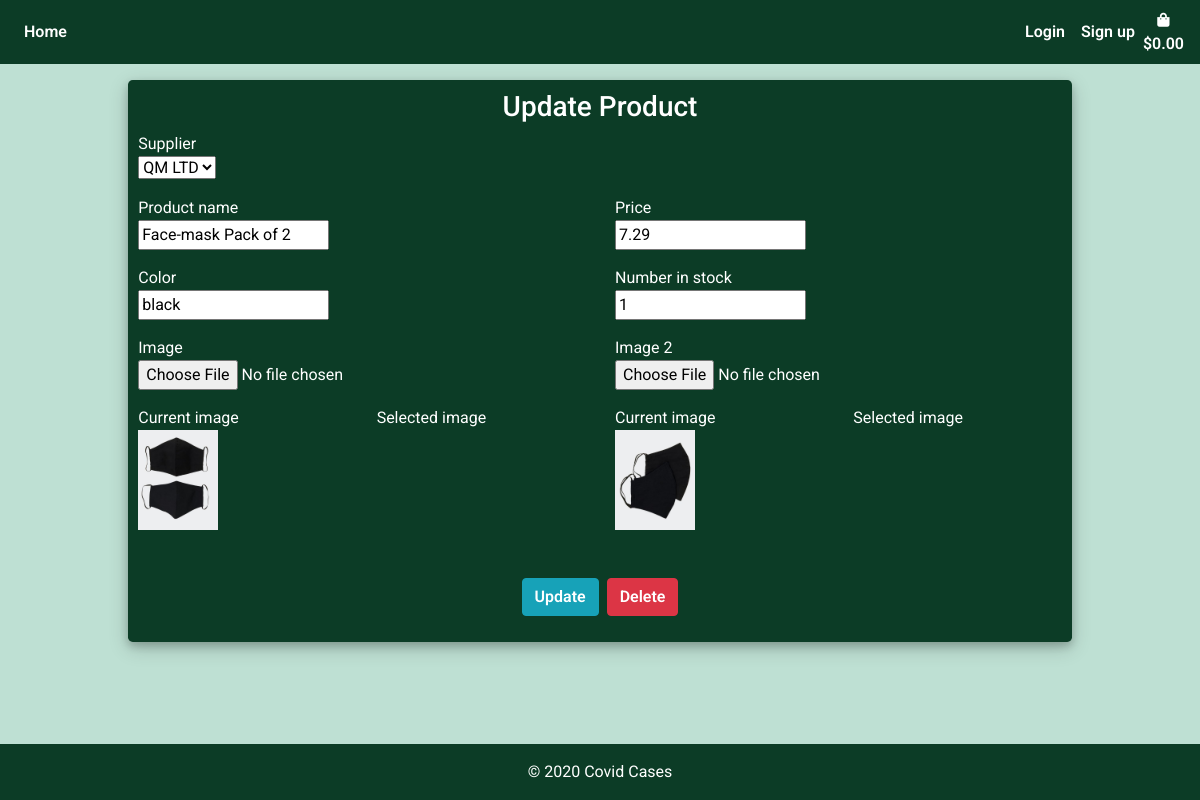
The app's page /update/2/ with its own data.
### products/models.py (models this page shows, shortened)
class Product(models.Model):
    product_name = models.CharField(max_length=settings.CONST_PROFILE_ATTR)
    color = models.CharField(max_length=settings.CONST_PROFILE_ATTR)
    price = models.DecimalField(max_digits=6, decimal_places=2)
    image = ResizedImageField(size=[400, 500], crop=['middle', 'center'],quality=100, upload_to='', default='noimage.jpeg')
    image_2 = ResizedImageField(size=[400, 500], crop=['middle', 'center'],quality=100, upload_to='', default='noimage.jpeg', null=True)
    number_in_stock = models.IntegerField(null=True , editable=True, default=0)
    is_active = models.BooleanField(default=True, null=True)
    created_by = models.CharField(max_length=settings.CONST_PROFILE_ATTR, null=True)
    created_date = models.TimeField(auto_now_add=True, null=True)
    supplier = models.ForeignKey(Supplier, on_delete=models.CASCADE, null=True)
    is_deleted = models.BooleanField(default=False, null=True)

### products/views.py (the view)
# urls.py: path('update/<int:id>/', views.update_product, name="update_product"),
def update_product(request, id):
    product = Product.objects.get(id=id)
    if request.method == "POST":
        form = ProductForm(request.POST, request.FILES, instance=product)
        if form.is_valid():
            form.save()
            return redirect(reverse("products"))
    else:
        form = ProductForm(request.POST or None, instance=product)
    context = {
        "form": form,
        "product": product,
    }
    return render(request, "products/products_form.html", context)

### products/forms.py
class ProductForm(forms.ModelForm):
    image = forms.ImageField(required=False, widget=forms.FileInput)
    image_2 = forms.ImageField(required=False, widget=forms.FileInput)
    supplier = forms.ModelChoiceField(queryset=Supplier.objects.all(), label='Supplier', widget=forms.Select)
    class Meta:
        model = Product
        fields = ["product_name", "color",
        "price","image", "image_2", "number_in_stock", "supplier"]
    def __init__(self, *args, **kwargs):
        super(ProductForm, self).__init__(*args, **kwargs)
        for fieldname in ["product_name", "color",
        "price","image", "image_2", "number_in_stock", "supplier"]:
            self.fields[fieldname].helper = FormHelper()

### products/models.py (called while the page is built)
    def __str__(self):
        return self.supplier_name

### products/templates/products/products_form.html (shortened to what this page needs)
{% extends 'base.html'%}
{% load static %}
{% load crispy_forms_tags %}
{% block content %}
    <div class="container h-100 mt-3">
		<div class="justify-content-center h-100">
			<div class="product_card">
				<div class="justify-content-center">
					{% if product %}
                        <h3 class="text-center">Update Product</h3>
                    {% else %}
                        <h3 class="text-center">Add Product</h3>
                    {% endif %}
				</div>
				<div class="justify-content-center form_container">
					<form class="form-group mx-auto" method="POST" enctype="multipart/form-data">
                            <div class="row">
                                <div class="col-md-6 mb-3">
                                    {{ form.supplier.label }}
                                    <br>
                                    {{ form.supplier }}
                                </div>
                            </div>
                            <div class="row">
                                <div class="col-md-6 mb-3">
                                    {{ form.product_name.label }}
                                    <br>
                                    {{ form.product_name }}
                                </div>
                                <div class="col-md-6 mb-3">
                                    {{ form.price.label }}
                                    <br>
                                    {{ form.price }}
                                </div>
                            </div>
                            <div class="row">
                                <div class="col-md-6 mb-3">
                                    {{ form.color.label }}
                                    <br>
                                    {{ form.color }}
                                </div>
                                <div class="col-md-6 mb-3">
                                    {{ form.number_in_stock.label }}
                                    <br>
                                    {{ form.number_in_stock }}
                                </div>
                            </div>
                            <div class="row">
                                <div class="col-md-6 mb-3">
                                    {{ form.image.label }}
                                    <br>
                                    {{ form.image }}
                                </div>
                                <div class="col-md-6 mb-3">
                                    {{ form.image_2.label }}
                                    <br>
                                    {{ form.image_2 }}
                                </div>
                            </div>
                            <div class="row">
                                <div class="col-md-3 mb-3">
                                    <h8>Current image</h8>
                                    <br>
                                    <img class="img-fluid" style="height:6.25rem;" src="{{ form.instance.image.url }}" />
                                </div>
                                <div class="col-md-2  mb-3">
                                    <h8>Selected image</h8>
                                    <br>
                                </div>
                                <div class="col-md-3 mb-3 offset-md-1">
                                    <h8>Current image</h8>
                                    <br>
                                    <img class="img-fluid" style="height:6.25rem;" src="{{ form.instance.image_2.url }}" />
                                </div>
                                <div class="col-md-2 mb-3">
                                    <h8>Selected image</h8>
                                    <br>
                                </div>
                            </div>
                            <div class="row">
                            </div>
                            <div class="d-flex justify-content-center mt-3 product_container">
                                {% if product %}
                                    <button class="btn btn-info" type="submit">Update</button>
                                    <a class="btn btn-danger ml-2" data-toggle="modal" data-target="#deleteProduct">Delete</a>
                                {% else %}
                                    <button class="btn btn-success" type="submit">Add Product</button>
                                {% endif %}
                            </div>
					</form>
				</div>
		</div>
	</div>
{% endblock %}

### static/css/base.css (style rules this page uses)
body { background-color: #bee0d3; color: #0C3C26; font-family: 'Roboto', sans-serif; margin: 0; padding: 0; padding-bottom: 3.75rem; margin: 0 0 2.5rem; }
html { position: relative; min-height: 100%; }
a { color: #fff; }
.btn { font-weight: 600; }
a { color: #fff; font-weight: 600; }
.product_container, .purchase_container { padding: 0 2rem; }
.product_card { background: #0C3C26; color: #fff; width: 85%; margin-top: 2%; margin: auto; justify-content: center; padding: 0.625rem; box-shadow: 0 0.25rem 0.5rem 0 rgba(0, 0, 0, 0.2), 0 0.375rem 1.25rem 0 rgba(0, 0, 0, 0.19); border-radius: 0.3rem; }

### records on screen
Product: supplier "QM LTD", product_name "Face-mask Pack of 2", price "7.29", color "black", number_in_stock "1", instance.image (picture), instance.image_2 (picture)
